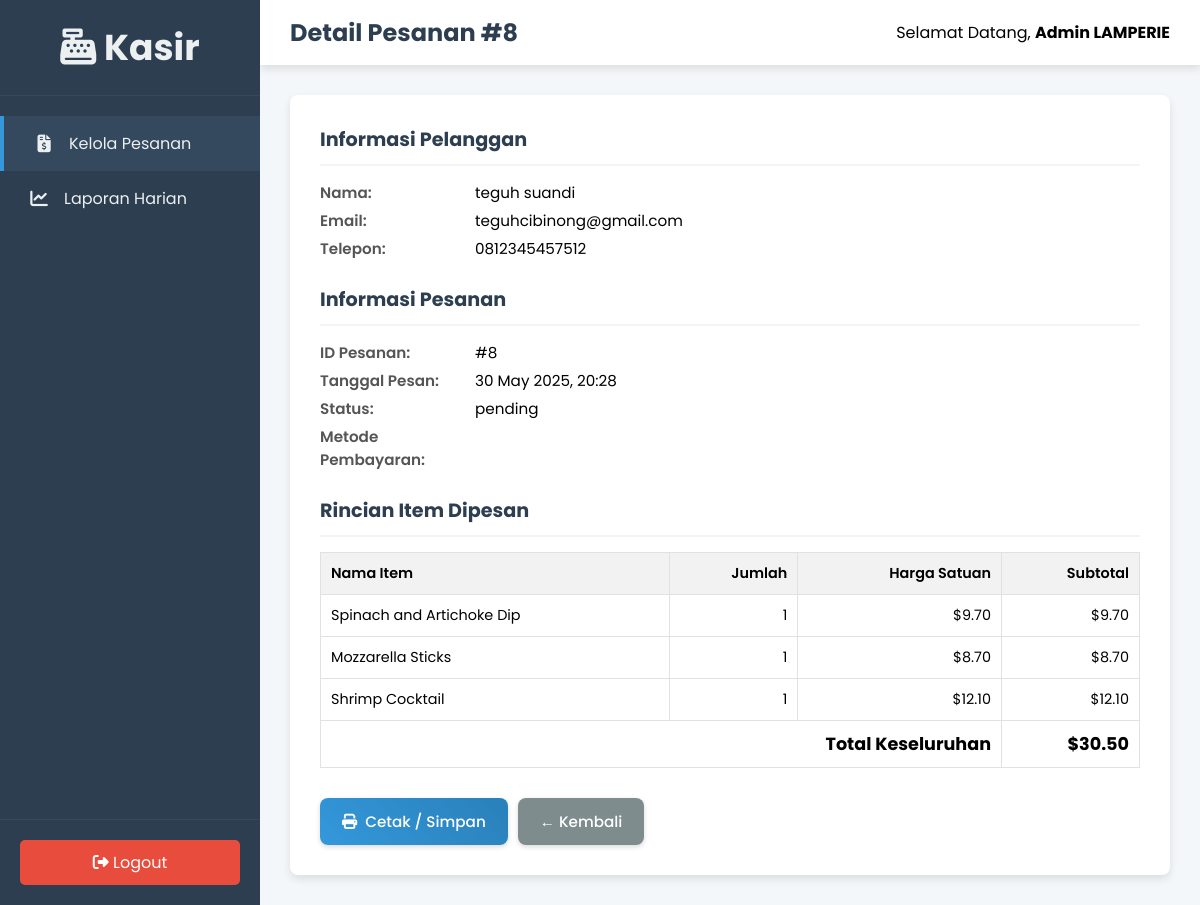
The page /kasir/detail_pesanan.php?id=8 (signed in) on the database its author committed.
### tables this page shows
CREATE TABLE `orders` (
  `order_id` int(11) NOT NULL,
  `user_id` int(11) NOT NULL,
  `table_number` int(11) DEFAULT NULL,
  `customer_name` varchar(255) DEFAULT NULL,
  `order_date` datetime DEFAULT current_timestamp(),
  `total_amount` decimal(10,2) NOT NULL,
  `total_price` decimal(10,2) NOT NULL,
  `payment_method` varchar(50) NOT NULL,
  `discount_code` varchar(50) DEFAULT NULL,
  `discount_amount` decimal(10,2) DEFAULT NULL,
  `order_status` varchar(50) DEFAULT NULL
);

CREATE TABLE `users` (
  `id` int(11) NOT NULL,
  `name` varchar(150) NOT NULL,
  `email` varchar(100) NOT NULL,
  `password` varchar(255) NOT NULL,
  `phone` varchar(20) DEFAULT NULL,
  `created_at` timestamp NOT NULL DEFAULT current_timestamp(),
  `role` enum('admin','user','kasir','manajer','kitchen','waiters') NOT NULL DEFAULT 'user',
  `member_id` varchar(20) DEFAULT NULL,
  `profile_picture` varchar(255) DEFAULT NULL
);

CREATE TABLE `order_items` (
  `order_item_id` int(11) NOT NULL,
  `order_id` int(11) NOT NULL,
  `item_name` varchar(255) NOT NULL,
  `menu_item_id` int(11) NOT NULL,
  `quantity` int(11) NOT NULL,
  `price_per_item` decimal(10,2) NOT NULL,
  `subtotal` decimal(10,2) NOT NULL,
  `status` enum('Pending','Preparing','Ready','Delivered') NOT NULL DEFAULT 'Pending'
);

### kasir/detail_pesanan.php (the view, shortened to what this page needs)
<?php
include '../koneksi.php';
$order_id = (int)$_GET['id'];
$sql_order = "SELECT o.*, u.name as customer_name, u.email as customer_email, u.phone as customer_phone FROM orders o JOIN users u ON o.user_id = u.id WHERE o.order_id = ?";
$stmt_order = $conn->prepare($sql_order);
$stmt_order->bind_param("i", $order_id);
$stmt_order->execute();
$result_order = $stmt_order->get_result();
$order = $result_order->fetch_assoc();
$sql_items = "SELECT oi.item_name, oi.quantity, oi.price_per_item, oi.subtotal FROM order_items oi WHERE oi.order_id = ?";
$stmt_items = $conn->prepare($sql_items);
$stmt_items->bind_param("i", $order_id);
$stmt_items->execute();
$result_items = $stmt_items->get_result();
$kasirName = htmlspecialchars($_SESSION['user']['name']);
?>
<!DOCTYPE html>
<html lang="id">
<head>
    <link rel="stylesheet" href="assets/css/detail_pesanan.css">
    <link rel="stylesheet" href="../admin/assets/css/admin.css">
    <link rel="stylesheet" href="https://cdnjs.cloudflare.com/ajax/libs/font-awesome/6.4.0/css/all.min.css" />
</head>
<body>
    <aside class="sidebar">
        <div class="sidebar-header">
            <h2><i class="fas fa-cash-register"></i> <span>Kasir</span></h2>
        </div>
        <ul class="sidebar-menu">
            <li><a href="orders_admin.php" class="active"><i class="fas fa-file-invoice-dollar icon"></i> <span class="menu-text">Kelola Pesanan</span></a></li>
            <li><a href="laporan_harian.php"><i class="fas fa-chart-line icon"></i> <span class="menu-text">Laporan Harian</span></a></li>
        </ul>
        <div class="sidebar-footer">
            <a href="../logout.php"><i class="fas fa-sign-out-alt"></i> Logout</a>
        </div>
    </aside>
    <main class="main-content">
        <header class="header">
            <h1>Detail Pesanan #<?= $order['order_id'] ?></h1>
            <div class="admin-info">Selamat Datang, <strong><?= $kasirName ?></strong></div>
        </header>
        <section class="content-area printable-area">
            <div class="order-details-container">
                <div class="detail-section">
                    <h3>Informasi Pelanggan</h3>
                    <dl class="detail-grid">
                        <dt>Nama:</dt> <dd><?= htmlspecialchars($order['customer_name']) ?></dd>
                        <dt>Email:</dt> <dd><?= htmlspecialchars($order['customer_email']) ?></dd>
                        <dt>Telepon:</dt> <dd><?= htmlspecialchars($order['customer_phone'] ?? '-') ?></dd>
                    </dl>
                </div>
                <div class="detail-section">
                    <h3>Informasi Pesanan</h3>
                    <dl class="detail-grid">
                        <dt>ID Pesanan:</dt> <dd>#<?= $order['order_id'] ?></dd>
                        <dt>Tanggal Pesan:</dt> <dd><?= date('d F Y, H:i', strtotime($order['order_date'])) ?></dd>
                        <dt>Status:</dt> <dd><?= htmlspecialchars($order['order_status']) ?></dd>
                        <dt>Metode Pembayaran:</dt> <dd><?= htmlspecialchars($order['payment_method']) ?></dd>
                    </dl>
                </div>
                <div class="detail-section">
                    <h3>Rincian Item Dipesan</h3>
                    <table class="items-table">
                        <thead>
                            <tr>
                                <th>Nama Item</th>
                                <th class="text-right">Jumlah</th>
                                <th class="text-right">Harga Satuan</th>
                                <th class="text-right">Subtotal</th>
                            </tr>
                        </thead>
                        <tbody>
                            <?php if ($result_items && $result_items->num_rows > 0): ?>
                                <?php while($item = $result_items->fetch_assoc()): ?>
                                <tr>
                                    <td><?= htmlspecialchars($item['item_name']) ?></td>
                                    <td class="text-right"><?= $item['quantity'] ?></td>
                                    <td class="text-right">$<?= number_format($item['price_per_item'], 2) ?></td>
                                    <td class="text-right">$<?= number_format($item['subtotal'], 2) ?></td>
                                </tr>
                                <?php endwhile; ?>
                            <?php else: ?>
                                <tr>
                                    <td colspan="4" style="text-align: center;">Tidak ada item ditemukan untuk pesanan ini. (Pastikan data pesanan ini ada di 'order_items')</td>
                                </tr>
                            <?php endif; ?>
                            <tr class="total-row">
                                <td colspan="3" class="text-right">Total Keseluruhan</td>
                                <td class="text-right"><strong>$<?= number_format($order['total_price'], 2) ?></strong></td>
                            </tr>
                        </tbody>
                    </table>
                </div>
                <div class="action-buttons">
                    <button onclick="window.print()" class="btn btn-print"><i class="fas fa-print"></i> Cetak / Simpan</button>
                     <a href="orders_admin.php" class="btn btn-back">← Kembali</a>
                </div>
            </div>
        </section>
    </main>
</body>
</html>

### kasir/assets/css/detail_pesanan.css (style rules this page uses)
.order-details-container { background-color: #fff; padding: 30px; border-radius: 8px; box-shadow: 0 4px 8px rgba(0, 0, 0, 0.1); }
.detail-section { margin-bottom: 25px; }
.detail-section h3 { border-bottom: 2px solid #f4f4f4; padding-bottom: 10px; margin-bottom: 15px; font-size: 1.2rem; color: #2c3e50; }
.detail-grid { display: grid; grid-template-columns: 150px 1fr; gap: 5px; font-size: 0.95rem; }
.detail-grid dt { font-weight: 600; color: #555; }
.detail-grid dd { margin: 0; }
.items-table { width: 100%; border-collapse: collapse; margin-top: 15px; font-size: 0.9rem; }
.items-table thead tr { background-color: #f8f9fa; }
.items-table th, .items-table td { padding: 10px; border: 1px solid #dee2e6; }
.items-table .text-right { text-align: right; }
.total-row td { font-weight: 700; font-size: 1.1rem; }
.action-buttons { margin-top: 30px; display: flex; gap: 10px; }
.action-buttons .btn { color: white; padding: 12px 22px; text-decoration: none; border-radius: 8px; border: none; cursor: pointer; font-size: 0.95rem; font-weight: 500; font-family: 'Poppins', sans-serif; display: inline-flex; align-items: center; gap: 8px; transition: all 0.3s ease; box-shadow: 0 2px 5px rgba(0,0,0,0.15); }
.action-buttons .btn-print { background: linear-gradient(45deg, #3498db, #2980b9); }
.action-buttons .btn-back { background-color: #7f8c8d; }

### admin/assets/css/admin.css (style rules this page uses)
:root { --primary-color: #2c3e50; --secondary-color: #34495e; --accent-color: #3498db; --light-color: #ecf0f1; --bg-color: #f4f7f9; --white-color: #ffffff; --shadow: 0 4px 8px rgba(0,0,0,0.1); }
* { margin: 0; padding: 0; box-sizing: border-box; }
body { font-family: 'Poppins', sans-serif; background-color: var(--bg-color); display: flex; min-height: 100vh; }
.sidebar { width: 260px; background-color: var(--primary-color); color: var(--light-color); display: flex; flex-direction: column; transition: width 0.3s ease; }
.sidebar-header { padding: 20px; text-align: center; font-size: 1.5rem; font-weight: 600; border-bottom: 1px solid var(--secondary-color); }
.sidebar-menu { list-style: none; flex-grow: 1; padding-top: 20px; }
.sidebar-menu li a { display: flex; align-items: center; padding: 15px 25px; color: var(--light-color); text-decoration: none; font-size: 1rem; transition: background 0.3s, padding-left 0.3s; border-left: 4px solid transparent; }
.sidebar-menu li a .icon { margin-right: 15px; width: 20px; text-align: center; font-size: 1.1rem; }
.sidebar-menu li a.active, .sidebar-menu li a:hover { background: var(--secondary-color); border-left-color: var(--accent-color); padding-left: 30px; }
.sidebar-footer { padding: 20px; border-top: 1px solid var(--secondary-color); }
.sidebar-footer a { background-color: #e74c3c; color: var(--white-color); text-align: center; padding: 10px; border-radius: 5px; text-decoration: none; display: block; transition: background-color 0.3s; }
.main-content { flex-grow: 1; display: flex; flex-direction: column; overflow-x: hidden; }
.header { background: var(--white-color); padding: 15px 30px; display: flex; justify-content: space-between; align-items: center; box-shadow: var(--shadow); z-index: 10; }
.header h1 { font-size: 1.5rem; color: var(--primary-color); }
.header .admin-info { font-size: 1rem; }
.content-area { padding: 30px; flex-grow: 1; }
table { width: 100%; border-collapse: collapse; }
th, td { color: black; padding: 15px; text-align: left; border-bottom: 1px solid #ddd; }
th { background-color: #f2f2f2; font-weight: 600; }

### rows shown on the page
orders: order_id "8", user.name "teguh suandi", user.email "teguhcibinong@gmail.com", user.phone "0812345457512", order_date "30 May 2025, 20:28", order_status "pending", total_price "30.50"
order_items: item_name "Spinach and Artichoke Dip", quantity "1", price_per_item "9.70", subtotal "9.70"
order_items: item_name "Mozzarella Sticks", quantity "1", price_per_item "8.70", subtotal "8.70"
order_items: item_name "Shrimp Cocktail", quantity "1", price_per_item "12.10", subtotal "12.10"

### other values the page prints
$kasirName "Admin LAMPERIE"
